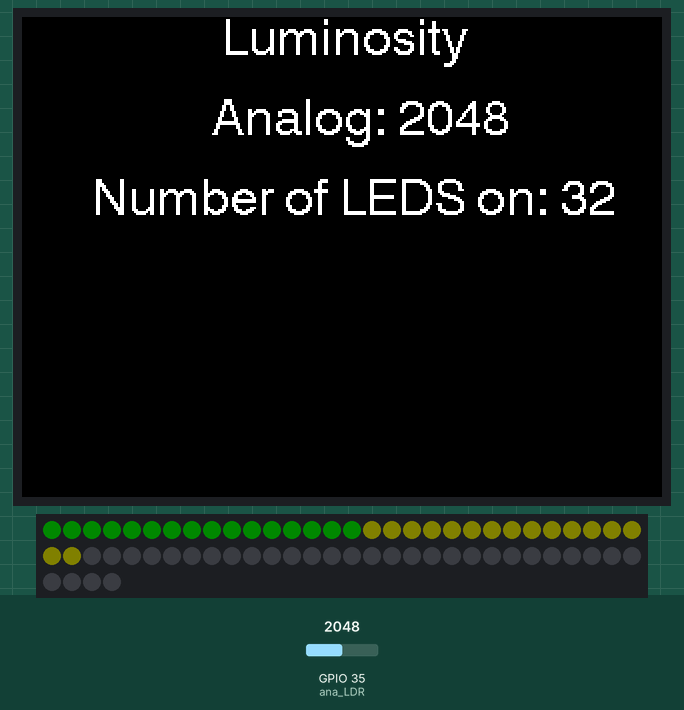
A sketch run on a simulated ESP32. Shown: 320×240 colour display, 64 RGB LEDs in strip order, left to right, continuing on the next row. The inputs (shaded band) are chosen by the test bench; at power-on: GPIO 35 (ana_LDR) = 2048. Dim RGB values are drawn brighter than linear.

Above: at 1.3 s.
1.4 s: GPIO 35 (ana_LDR) set to 2866
At 2.8 s:
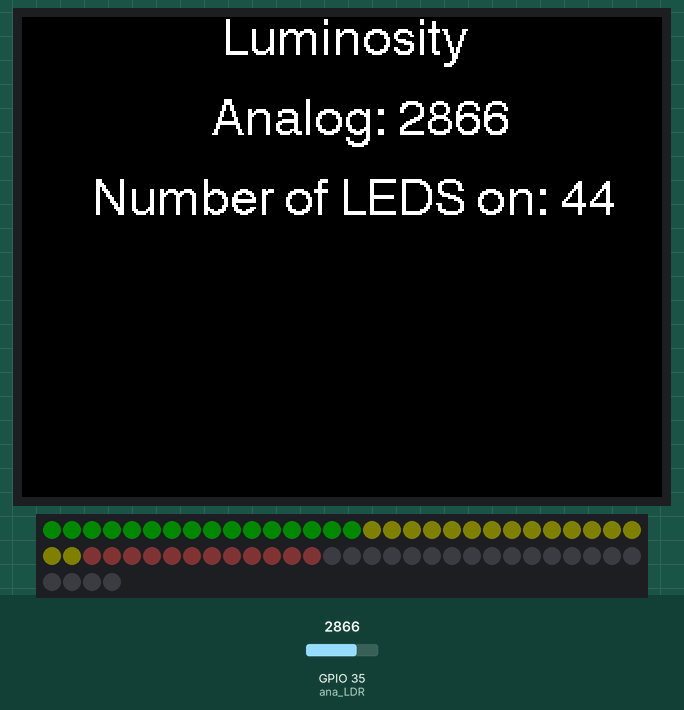
3.2 s: GPIO 35 (ana_LDR) set to 4095
At 4.4 s:
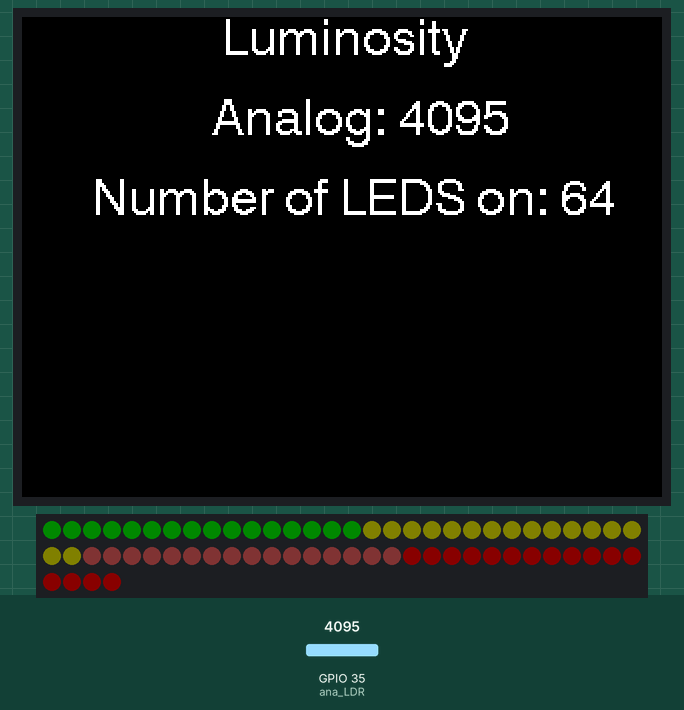
4.8 s: GPIO 35 (ana_LDR) set to 491
At 6.0 s:
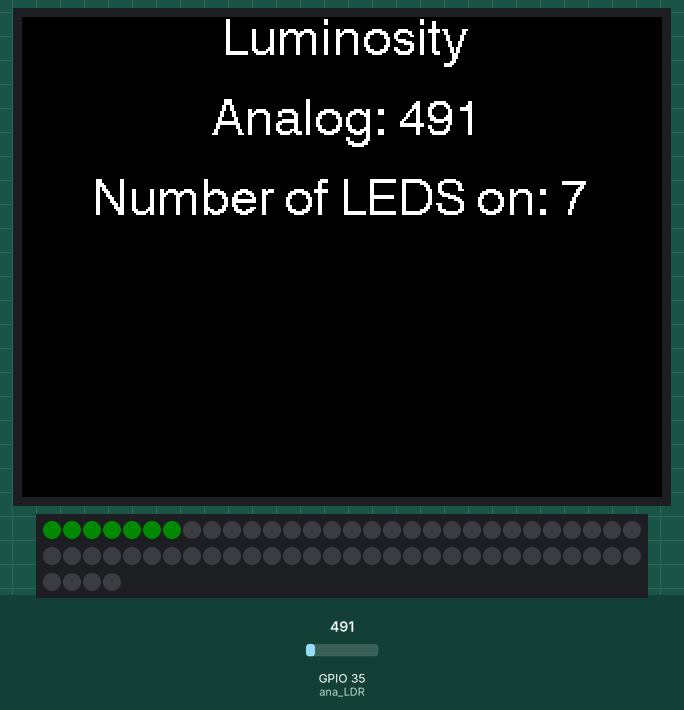
6.4 s: GPIO 35 (ana_LDR) set to 24
At 7.4 s:
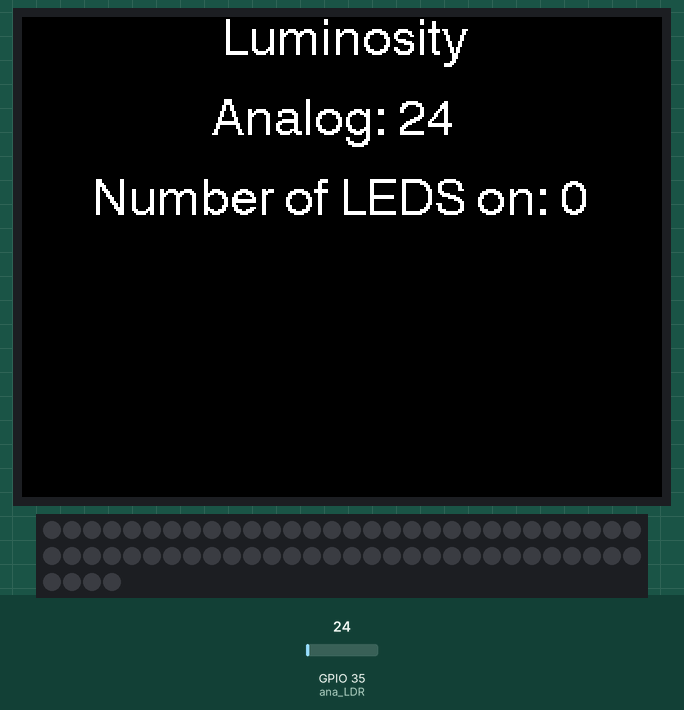
Timing chart, 0 to 8.9 s (numbered marks = the images above; inputs shaded):
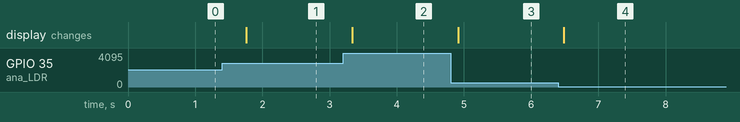

Measured:
- after the input at 1.4 s, the display: changes after 0.36 s (image 1)
- after the input at 3.2 s, the display: changes after 0.14 s (image 2)
- after the input at 4.8 s, the display: changes after 0.11 s (image 3)
- after the input at 6.4 s, the display: changes after 0.09 s (image 4)

The sketch:

M5stack_Matrix_Luminosity_level.ino
```cpp
#include <M5Stack.h>
#include <FastLED.h>
//PINs Setting
const int ana_LDR = 35; // LDR Analog

#define LED_PIN     15 // Matrix Signal
#define NUM_LEDS    64 // number of all LEDs in Matrix
#define LED_TYPE    WS2811 //type
#define COLOR_ORDER GRB // Color
#define BRIGHTNESS 10 // Brightness level 0-255
CRGB leds[NUM_LEDS];
#define daleytime 500 // delay time in milliseconds

void setup() {
  M5.begin();
  FastLED.addLeds<LED_TYPE, LED_PIN, COLOR_ORDER>(leds, NUM_LEDS).setCorrection( TypicalLEDStrip );// set Matrix LEDs
  M5.Lcd.setCursor(100, 0, 4);
  M5.Lcd.printf("Luminosity");
  FastLED.setBrightness(BRIGHTNESS);// set Brightness
}
void loop() {
  uint16_t luminosity = analogRead(ana_LDR); // LDR Analog reading
  int num_LED = (luminosity + 1) / 64; //
  M5.Lcd.setCursor(80, 40, 4);
  M5.Lcd.printf("   Analog: %0d   ", luminosity);
  M5.Lcd.setCursor(20, 80, 4);
  M5.Lcd.printf("   Number of LEDS on: %0d   ", num_LED);
  matrix(num_LED); // Function to set of turn Leds in specific number from Luminosity
  resetting(); // Turn off LEDs for reset everytimes before changing
}
void matrix(int k) {
  for (int i = 0; i < k; i++) {
    if (i > 47) {
      leds[i] = CRGB(255, 0, 0);
    }
    else if (i > 31) {
      leds[i] = CRGB(128, 64, 64);
    }
    else if (i > 15) {
      leds[i] = CRGB(128, 128, 0);
    }
    else {
      leds[i] = CRGB(0, 255, 0);
    }
  }
  FastLED.show();
  delay(daleytime);
}
void resetting() {
  for (int i = 0; i < 64; i++) {
    leds[i] = CRGB(0, 0, 0);
  }
}
```
